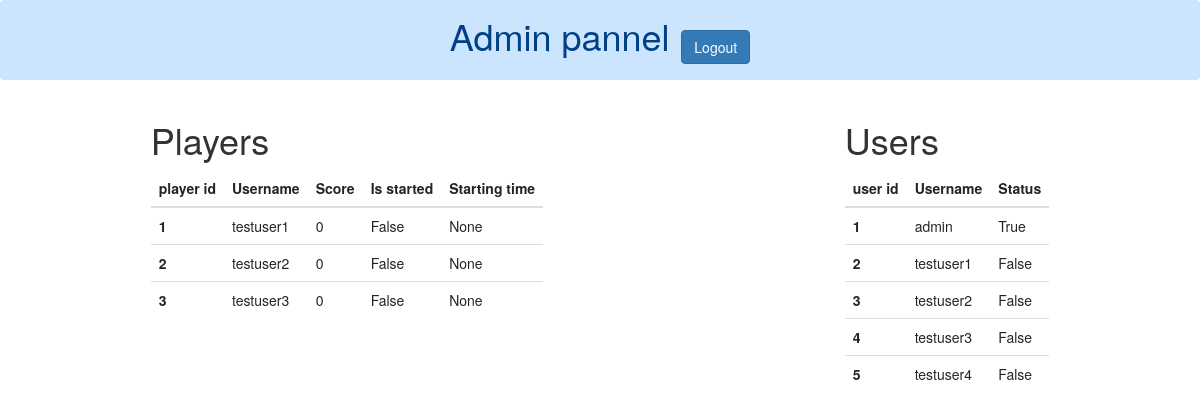
Page /settingwale/ (signed in) on the committed database.
### app1/models.py (models this page shows, shortened)
class Player(models.Model):
    user = models.OneToOneField(User,on_delete=models.CASCADE)
    p_login_number= models.IntegerField(default=0)
    p_score = models.IntegerField(default=0)
    p_is_started = models.BooleanField(default=False)
    p_is_loged_in = models.BooleanField(default=False)
    p_start_time = models.DateTimeField(null=True,blank=True)
    p_is_junior = models.BooleanField(default=True)

### app1/decorators.py (the view)
    def wrap(request,*args, **kwargs):
        if request.user.is_superuser:
            return func(request,*args, **kwargs)
        else:
            return HttpResponse("<h1>403 Forbidden</h1>")

### app1/views.py (called while the page is built)
@only_superuser
@login_required(login_url='login')
def settingwale(request):
    context={}
    players = Player.objects.all()
    users = User.objects.all()
    context["players"]=players
    context["users"]=users
    return render(request,"app1/settingwale.html",context)

### app1/templates/app1/settingwale.html (shortened to what this page needs)
<!DOCTYPE html>
<html lang="en">
<head>
    <link rel="stylesheet" href="https://cdn.jsdelivr.net/npm/bootstrap@4.4.1/dist/css/bootstrap.min.css">
    <link rel="stylesheet" href="https://maxcdn.bootstrapcdn.com/bootstrap/3.4.1/css/bootstrap.min.css">
</head>
<body>
    <div class="alert alert-primary  text-center " role="alert">
        <h1 class="d-inline">Admin pannel</h1> &nbsp; <a href="/logout"><button class="btn btn-primary">Logout</button></a>
      </div>
    <div class="d-flex justify-content-around">
        <div>
        <h1>Players</h1>
    <table class="table table-hover">
        <thead>
          <tr>
            <th scope="col">player id</th>
            <th scope="col">Username</th>
            <th scope="col">Score</th>
            <th scope="col">Is started</th>
            <th scope="col">Starting time</th>
          </tr>
        </thead>
        <tbody>
            {% for player in players %}
          <tr>
            <th scope="row">{{player.id}}</th>
            <td>{{player.user}}</td>
            <td>{{player.p_score}}</td>
            <td>{{player.p_is_started}}</td>
            <td>{{player.p_start_time}}</td>
          </tr>
          {% endfor %}
        </tbody>
    </table>
    </div>
    <div>
        <h1>Users</h1>
    <table class="table table-hover">
        <thead>
          <tr>
            <th scope="col">user id</th>
            <th scope="col">Username</th>
            <th scope="col">Status</th>
          </tr>
        </thead>
        <tbody>
            {% for user in users %}
          <tr>
            <th scope="row">{{user.id}}</th>
            <td>{{user.username}}</td>
            <td>{{user.is_superuser }}</td>
          </tr>
          {% endfor %}
        </tbody>
    </table>
    </div>
    </div>
</body>
</html>

### rows in the picture
Player: id "1", user "testuser1", p_score "0", p_is_started "False", p_start_time "None"
Player: id "2", user "testuser2", p_score "0", p_is_started "False", p_start_time "None"
Player: id "3", user "testuser3", p_score "0", p_is_started "False", p_start_time "None"

### other values in the picture
{{ user.id }} "1"
{{ user.username }} "admin"
{{ user.is_superuser }} "True"
{{ user.id }} "2"
{{ user.username }} "testuser1"
{{ user.is_superuser }} "False"
{{ user.id }} "3"
{{ user.username }} "testuser2"
{{ user.id }} "4"
{{ user.username }} "testuser3"
{{ user.id }} "5"
{{ user.username }} "testuser4"
